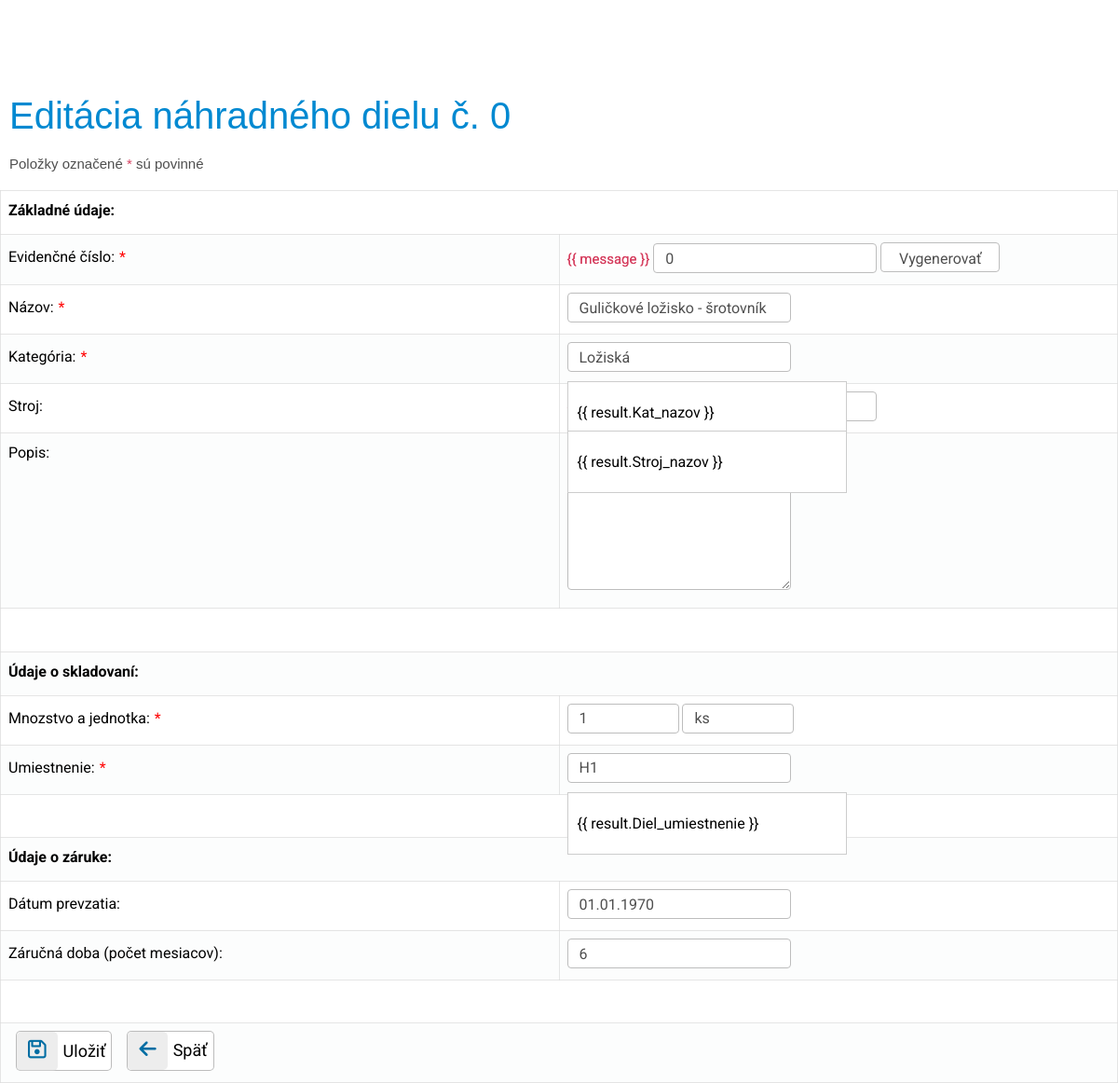
The page /nahradny_diel.php?Nahradny_dielID=2 (signed in) on the database its author committed.
### tables this page shows
CREATE TABLE `nahradny_diel` (
  `Diel_evidencne_cislo` varchar(20) NOT NULL,
  `Diel_nazov` varchar(50) NOT NULL,
  `Diel_popis` varchar(100) DEFAULT NULL,
  `Diel_jednotka` varchar(10) NOT NULL,
  `Diel_mnozstvo` int(10) UNSIGNED NOT NULL,
  `Diel_umiestnenie` varchar(30) NOT NULL,
  `Diel_datum_prevzatia` date DEFAULT NULL,
  `Diel_zarucna_doba` int(10) UNSIGNED DEFAULT NULL,
  `Nahradny_dielID` int(10) UNSIGNED NOT NULL,
  `KategoriaID` int(10) UNSIGNED NOT NULL,
  `StrojID` int(10) UNSIGNED DEFAULT NULL
);

CREATE TABLE `kategoria` (
  `Kat_nazov` varchar(50) NOT NULL,
  `KategoriaID` int(10) UNSIGNED NOT NULL
);

### lib.php (called while the page is built, shortened)
<?php
function strip_tags_html($input) {
	$input = strip_tags($input);
	$input = htmlspecialchars($input);
	return $input;
}
?>

### nahradny_diel.php (the view, shortened to what this page needs)
<!DOCTYPE html>
<html>
<head>
    <?php include_once "head.php";
    include "lib.php";
    include 'login.php';
    ?>
    <link rel="stylesheet" href="//code.jquery.com/ui/1.13.2/themes/base/jquery-ui.css">
    <link rel="stylesheet" href="https://cdn.jsdelivr.net/npm/bootstrap-icons@1.3.0/font/bootstrap-icons.css" />
</head>
<body>
<?php
mysqli_set_charset($dblink, "utf8mb4");
$Nahradny_dielID=mysqli_real_escape_string($dblink,strip_tags_html($_GET["Nahradny_dielID"]));
$Nahradny_dielID=intval($Nahradny_dielID);
if($Nahradny_dielID)
{
    $zobrazit=strip_tags_html($_GET["zobrazit"]);
    $sql="SELECT * FROM nahradny_diel n LEFT JOIN kategoria k ON n.KategoriaID = k.KategoriaID LEFT JOIN stroj s ON n.StrojID = s.StrojID WHERE n.Nahradny_dielID = $Nahradny_dielID";
    $vysledok = mysqli_query($dblink,$sql);
    $riadok = mysqli_fetch_assoc($vysledok);
    $Diel_evidencne_cislo = strip_tags_html($riadok["Diel_evidencne_cislo"]);
    $Diel_nazov = strip_tags_html($riadok["Diel_nazov"]);
    $Diel_popis = strip_tags_html($riadok["Diel_popis"]);
    $Diel_jednotka = strip_tags_html($riadok["Diel_jednotka"]);
    $Diel_mnozstvo = strip_tags_html($riadok["Diel_mnozstvo"]);
    $Diel_umiestnenie = strip_tags_html($riadok["Diel_umiestnenie"]);
    $Diel_datum_prevzatia = strip_tags_html($riadok["Diel_datum_prevzatia"]);
    $Diel_zarucna_doba = strip_tags_html($riadok["Diel_zarucna_doba"]);
    $Kat_nazov = strip_tags_html($riadok["Kat_nazov"]);
    if($Diel_datum_prevzatia == "0000-00-00") $Diel_datum_prevzatia = "";
    else $Diel_datum_prevzatia = date("d.m.Y", strtotime($Diel_datum_prevzatia));
    if($zobrazit)
    {
        $akcia="preview";
        $nadpis = "Náhradný diel č. ".$Diel_evidencne_cislo;
    }
    else
    {
        $akcia = "update";
        $nadpis = "Editácia náhradného dielu č. ".$Diel_evidencne_cislo;
    }
}
?>
<h1><?php echo $nadpis; ?></h1>
<p>
<form id="myapp_form" action="zmena_nahradneho_dielu.php" method="POST" onsubmit="return app.strojChecked && app.evidencneCisloChecked">
    <p class="oznam text-grey text-start">Položky označené <span class="red bold">*</span> sú povinné</p>
    <table class="zoznam">
        <tr><td colspan="2"><b>Základné údaje:</b></td></tr>
        <tr><td>Evidenčné číslo: <span class="hviezdicka">*</span></td>
            <td style="width:50%;">
                <div id="evidencne">
                    <span class="cervene" v-if="message">{{ message }}</span>
                    <input required type="text" class="form-control" v-model="evidencneCislo" @change="checkEvidencneCislo()" name="Diel_evidencne_cislo" value="<?php echo $Diel_evidencne_cislo;?>" <?php echo disabled($akcia);?>/>
                    <button style="width: 8rem !important;" type="button" class="form-control" @click="generatePartNumber" <?php echo disabled($akcia);?>>Vygenerovať</button>
                </div>
            </td></tr>
        <tr><td>Názov: <span class="hviezdicka">*</span></td><td> <input required type="text" class="form-control" name="Diel_nazov" value="<?php echo $Diel_nazov;?>" <?php echo disabled($akcia);?>></br></td></tr>
        <tr><td>Kategória: <span class="hviezdicka">*</span></td>
            <td>
                <ul>
                    <div id="kategoria">
                        <input
                                required
                                class="form-control"
                                type="text"
                                name="Kat_nazov"
                                v-model="searchInput"
                                placeholder="Vyberte kategóriu"
                                autocomplete="off"
                                @focus="showResults = true"
                                @blur="showResults = false"
                                @change="checkKategoria()"
                                @keydown.down.prevent="moveSelection(1)"
                                @keydown.up.prevent="moveSelection(-1)"
                                @keydown.enter.prevent="selectCategory(filteredCategory[selectedIndex].Kat_nazov,filteredCategory[selectedIndex].KategoriaID)"
                                value="<?php echo $Kat_nazov;?>"
                            <?php echo disabled($akcia);?>
                        />
                        <div class="results zoznam_pozicii" v-if="showResults && filteredCategory.length > 0">
                            <ul>
                                <li
                                        class="pozicie"
                                        v-for="(result, index) in filteredCategory"
                                        :key="index"
                                        v-if="index < 5"
                                        @mouseover="mouseover(index)"
                                        @click="selectCategory(result.Kat_nazov,result.KategoriaID)"
                                        @mousedown.prevent
                                        :class="{ selected: selectedIndex === index || mouseIndex === index }"
                                >
                                    {{ result.Kat_nazov }}
                                </li>
                            </ul>
                        </div>
                    </div>
                </ul>
            </td>
        </tr>
        <tr><td>Stroj:</td>
                <td>
                    <ul>
                        <div id="stroj">
                            <span class="cervene" v-if="message" >{{ message }}</span>
                            <div class="results zoznam_pozicii" v-if="showResults && filteredMachine.length > 0">
                                <ul>
                                    <li
                                            class="pozicie"
                                            v-for="(result, index) in filteredMachine"
                                            :key="index"
                                            v-if="index < 5"
                                            @mouseover="mouseover(index)"
                                            @click="selectMachine(result.Stroj_nazov,result.StrojID)"
                                            @mousedown.prevent
                                            :class="{ selected: selectedIndex === index || mouseIndex === index }"
                                    >
                                        {{ result.Stroj_nazov }}
                                    </li>
                                </ul>
                            </div>
                        </div>
                    </ul>
                </td>
        </tr>
        <tr><td style = "vertical-align:top !important;">Popis:</td><td><textarea type="text" class="form-control" name="Diel_popis" <?php echo disabled($akcia); ?>><?php echo $Diel_popis;?></textarea></td></tr>
        <tr><td colspan="2"><br></td></tr>
        <tr><td colspan="2"><b>Údaje o skladovaní: </b></td></tr>
        <tr><td>Mnozstvo a jednotka: <span class="hviezdicka">*</span></td><td>
                <input required type="number" class="form-control mnozstvo" name="Diel_mnozstvo" value="<?php echo $Diel_mnozstvo;?>" <?php echo disabled($akcia);?>>
                <input required type="text" class="form-control mnozstvo" name="Diel_jednotka" placeholder="Napr. ks" value="<?php echo $Diel_jednotka;?>" <?php echo disabled($akcia);?>>
        </td></tr>
        <tr><td>Umiestnenie: <span class="hviezdicka">*</span></td>
            <td>
                <ul>
                    <div id="umiestnenie">
                        <input
                                class="form-control"
                                type="text"
                                name="Diel_umiestnenie"
                                v-model="searchInput"
                                placeholder="Zadajte umiestnenie"
                                autocomplete="off"
                                @focus="showResults = true"
                                @blur="showResults = false"
                                @keydown.down.prevent="moveSelection(1)"
                                @keydown.up.prevent="moveSelection(-1)"
                                @keydown.enter.prevent="selectPartPosition(filteredPartPositions[selectedIndex].Diel_umiestnenie)"
                                value="<?php echo $Diel_umiestnenie;?>"
                                <?php echo disabled($akcia);?>
                                required
                        />
                        <div class="results zoznam_pozicii" v-if="showResults && filteredPartPositions.length > 0">
                            <ul>
                                <li
                                        class="pozicie"
                                        v-for="(result, index) in filteredPartPositions"
                                        :key="index"
                                        v-if="index < 5"
                                        @mouseover="mouseover(index)"
                                        @click="selectPartPosition(result.Diel_umiestnenie)"
                                        @mousedown.prevent
                                        :class="{ selected: selectedIndex === index || mouseIndex === index }"
                                >
                                    {{ result.Diel_umiestnenie }}
                                </li>
                            </ul>
                        </div>
                    </div>
                </ul>
            </td>
        </tr>
        <tr><td colspan="2"><br></td></tr>
        <tr><td colspan="2"><b>Údaje o záruke:</b></td></tr>
        <tr><td>Dátum prevzatia:</td><td><input type="text" class="form-control" id="datepicker2" name="Diel_datum_prevzatia" value="<?php echo $Diel_datum_prevzatia;?>" <?php echo disabled($akcia);?>></br></td></tr>
        <tr><td>Záručná doba (počet mesiacov):</td><td> <input type="number" class="form-control" name="Diel_zarucna_doba" value="<?php echo $Diel_zarucna_doba;?>" <?php echo disabled($akcia);?>/></br></td></tr>
        <tr><td colspan="2"><br></td></tr>
        <tr><td colspan="2">
                <?php if($akcia !='preview'):?>
                <div class="d-flex" style="margin-right: 40px !important;">
                    <button type="submit" title="Uložiť" value="Uložiť"  class="btn-light btn-labeled btn_ikony">
                        <span class="btn-label"><i class="fa-regular fa-floppy-disk"></i></span>Uložiť
                    </button>
                    <button type="submit" name="back" form="back" value="Späť" title="Spať" class="btn-light btn-labeled btn_ikony ">
                        <span class="btn-label"><i class="fa fa-arrow-left" style="font-size: 1.3rem;"></i></span>Späť
                    </button>
                </div>
                <?php else:?>
                    <button type="submit" name="back" form="back" value="Späť" title="Spať" class="btn-light btn-labeled btn_ikony">
                        <span class="btn-label "><i class="fa fa-arrow-left"></i></span>Späť
                    </button>
                <?php endif;?>
            </td></tr>
    </table>
</form>
</p>
</body>
</html>

### rows shown on the page
nahradny_diel: Diel_evidencne_cislo "Editácia náhradného dielu č. 0", Diel_evidencne_cislo "0", Diel_nazov "Guličkové ložisko - šrotovník", Kat_nazov "Ložiská", Diel_mnozstvo "1", Diel_jednotka "ks", Diel_umiestnenie "H1", Diel_datum_prevzatia "01.01.1970", Diel_zarucna_doba "6"
